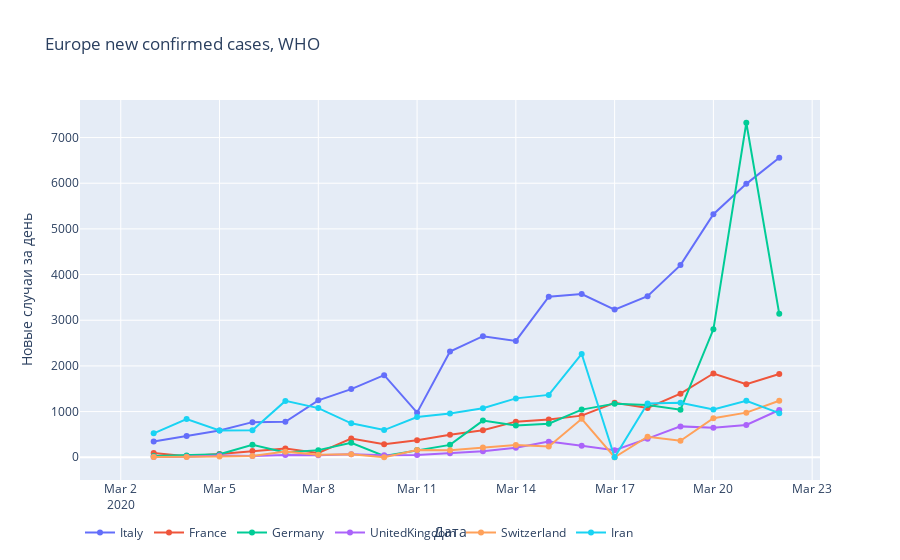
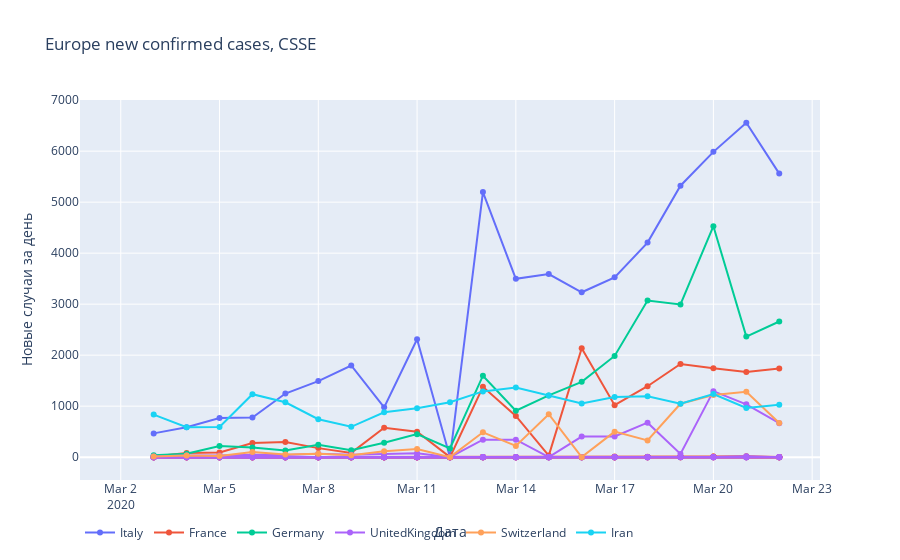
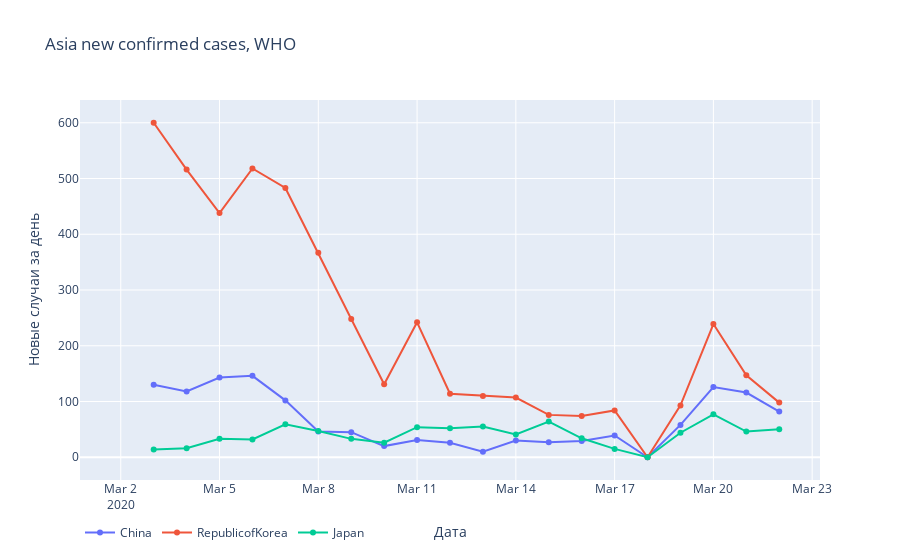
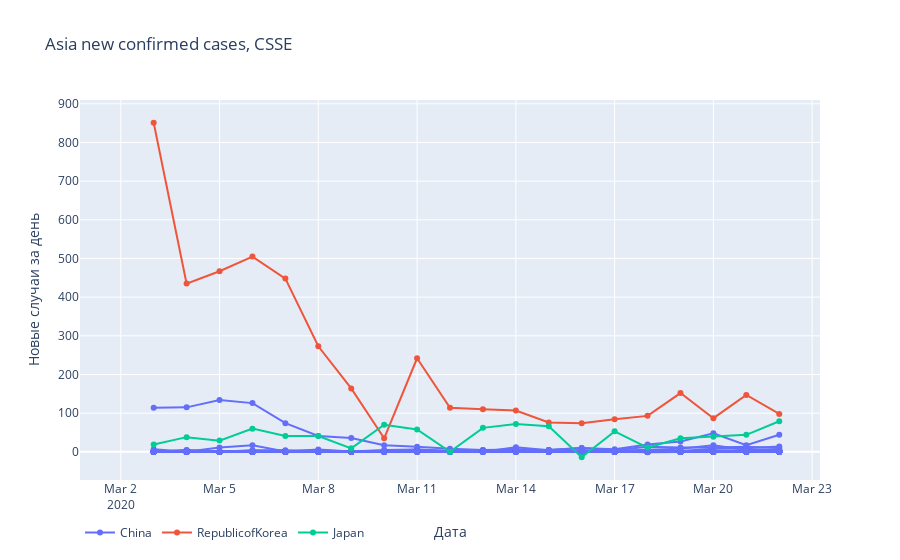

Notebook code for these charts, in order:
### Code cell
#Europe WHO
dataEuropeWHO = [
    go.Scatter(x=ItalyWHO['Date'],y=ItalyWHO['Value'], name='Italy', mode='lines+markers'),
    go.Scatter(x=FranceWHO['Date'],y=FranceWHO['Value'], name='France', mode='lines+markers'),
    go.Scatter(x=GermanyWHO['Date'],y=GermanyWHO['Value'], name='Germany', mode='lines+markers'),
    go.Scatter(x=UnitedKingdomWHO['Date'],y=UnitedKingdomWHO['Value'], name='UnitedKingdom', mode='lines+markers'),
    go.Scatter(x=SwitzerlandWHO['Date'],y=SwitzerlandWHO['Value'], name='Switzerland', mode='lines+markers'),
    go.Scatter(x=IranWHO['Date'],y=IranWHO['Value'], name='Iran', mode='lines+markers')
]

# plot titles and axis labels
layoutEuropeWHO = go.Layout(
    title='Europe new confirmed cases, WHO',
    xaxis=dict(title='Дата'),
    yaxis=dict(title='Новые случаи за день'),
    legend_orientation="h"
)

figEuropeWHO = go.Figure(data=dataEuropeWHO, layout=layoutEuropeWHO)

#Asia WHO
dataAsiaWHO = [
    go.Scatter(x=ChinaWHO['Date'],y=ChinaWHO['Value'], name='China', mode='lines+markers'),
    go.Scatter(x=RepublicofKoreaWHO['Date'],y=RepublicofKoreaWHO['Value'], name='RepublicofKorea', mode='lines+markers'),
    go.Scatter(x=JapanWHO['Date'],y=JapanWHO['Value'], name='Japan', mode='lines+markers')
]

# plot titles and axis labels
layoutAsiaWHO = go.Layout(
    title='Asia new confirmed cases, WHO',
    xaxis=dict(title='Дата'),
    yaxis=dict(title='Новые случаи за день'),
    legend_orientation="h"
)

figAsiaWHO = go.Figure(data=dataAsiaWHO, layout=layoutAsiaWHO)



#Europe CSSE
dataEuropeCSSE = [
    go.Scatter(x=ItalyCSSE['Date'],y=ItalyCSSE['Value'], name='Italy', mode='lines+markers'),
    go.Scatter(x=FranceCSSE['Date'],y=FranceCSSE['Value'], name='France', mode='lines+markers'),
    go.Scatter(x=GermanyCSSE['Date'],y=GermanyCSSE['Value'], name='Germany', mode='lines+markers'),
    go.Scatter(x=UnitedKingdomCSSE['Date'],y=UnitedKingdomCSSE['Value'], name='UnitedKingdom', mode='lines+markers'),
    go.Scatter(x=SwitzerlandCSSE['Date'],y=SwitzerlandCSSE['Value'], name='Switzerland', mode='lines+markers'),
    go.Scatter(x=IranCSSE['Date'],y=IranCSSE['Value'], name='Iran', mode='lines+markers')
]

# plot titles and axis labels
layoutEuropeCSSE = go.Layout(
    title='Europe new confirmed cases, CSSE',
    xaxis=dict(title='Дата'),
    yaxis=dict(title='Новые случаи за день'),
    legend_orientation="h"
)

figEuropeCSSE = go.Figure(data=dataEuropeCSSE, layout=layoutEuropeCSSE)


#Asia CSSE
dataAsiaCSSE = [
    go.Scatter(x=ChinaCSSE['Date'],y=ChinaCSSE['Value'], name='China', mode='lines+markers'),
    go.Scatter(x=RepublicofKoreaCSSE['Date'],y=RepublicofKoreaCSSE['Value'], name='RepublicofKorea', mode='lines+markers'),
    go.Scatter(x=JapanCSSE['Date'],y=JapanCSSE['Value'], name='Japan', mode='lines+markers')
]

# plot titles and axis labels
layoutAsiaCSSE = go.Layout(
    title='Asia new confirmed cases, CSSE',
    xaxis=dict(title='Дата'),
    yaxis=dict(title='Новые случаи за день'),
    legend_orientation="h"
)

figAsiaCSSE = go.Figure(data=dataAsiaCSSE, layout=layoutAsiaCSSE)


#USAll
dataUSAll = [
    go.Scatter(x=UnitedStatesofAmericaWHO['Date'],y=UnitedStatesofAmericaWHO['Value'], name='UnitedStatesofAmerica', mode='lines+markers'),
    go.Scatter(x=UnitedStatesofAmericaCSSE['Date'],y=UnitedStatesofAmericaCSSE['Value'], name='UnitedStatesofAmerica CSSE', mode='lines+markers')
]

# plot titles and axis labels
layoutUSAll = go.Layout(
    title='UnitedStatesofAmerica new confirmed cases',
    xaxis=dict(title='Дата'),
    yaxis=dict(title='Новые случаи за день'),
    showlegend=True,
    legend_orientation="h"
)

figUSAll = go.Figure(data=dataUSAll, layout=layoutUSAll)


#USStates CSSE
dataUSStatesCSSE = [
    go.Scatter(x=USWACSSE['Date'],y=USWACSSE['Value'], name='WA', mode='lines+markers'),
    go.Scatter(x=USNYCSSE['Date'],y=USNYCSSE['Value'], name='NY', mode='lines+markers'),
    go.Scatter(x=USNJCSSE['Date'],y=USNJCSSE['Value'], name='NJ', mode='lines+markers'),
    go.Scatter(x=USCACSSE['Date'],y=USCACSSE['Value'], name='CA', mode='lines+markers'),
    go.Scatter(x=USOthersCSSE['Date'],y=USOthersCSSE['Value'], name='others', mode='lines+markers')
]

# plot titles and axis labels
layoutUSStatesCSSE = go.Layout(
    title='UnitedStatesofAmerica new confirmed cases by states',
    xaxis=dict(title='Дата'),
    yaxis=dict(title='Новые случаи за день'),
    showlegend=True,
    legend_orientation="h"
)

figUSStatesCSSE = go.Figure(data=dataUSStatesCSSE, layout=layoutUSStatesCSSE)




#Global
dataGlobalAll = [
    go.Scatter(x=GlobalWHO['Date'],y=GlobalWHO['Value'], name='Global WHO', mode='lines+markers'),
    go.Scatter(x=GlobalCSSEG['Date'],y=GlobalCSSEG['Value'], name='Global CSSE', mode='lines+markers')
]

# plot titles and axis labels
layoutGlobalAll = go.Layout(
    title='Global new confirmed cases',
    xaxis=dict(title='Дата'),
    yaxis=dict(title='Новые случаи за день'),
    showlegend=True,
    legend_orientation="h"
)

figGlobalAll = go.Figure(data=dataGlobalAll, layout=layoutGlobalAll)




iplot(figEuropeWHO)
iplot(figEuropeCSSE)
iplot(figAsiaWHO)
iplot(figAsiaCSSE)
iplot(figUSAll)
iplot(figUSStatesCSSE)
iplot(figGlobalAll)

### Figure 1 — Plotly figure (JSON) as saved in the notebook; plotly's stock layout.template omitted (floating-point values rounded to 4 significant figures)
{"data": [{"mode": "lines+markers", "name": "Italy", "type": "scatter", "x": ["2020-03-02T00:00:00", "2020-03-03T00:00:00", "2020-03-04T00:00:00", "2020-03-05T00:00:00", "2020-03-06T00:00:00", "2020-03-07T00:00:00", "2020-03-08T00:00:00", "2020-03-09T00:00:00", "2020-03-10T00:00:00", "2020-03-11T00:00:00", "2020-03-12T00:00:00", "2020-03-13T00:00:00", "2020-03-14T00:00:00", "2020-03-15T00:00:00", "2020-03-16T00:00:00", "2020-03-17T00:00:00", "2020-03-18T00:00:00", "2020-03-19T00:00:00", "2020-03-20T00:00:00", "2020-03-21T00:00:00", "2020-03-22T00:00:00"], "y": [null, 347, 466, 587, 769, 778, 1247, 1492, 1797, 977, 2313, 2651, 2547, 3515, 3572, 3233, 3526, 4207, 5322, 5986, 6557]}, {"mode": "lines+markers", "name": "France", "type": "scatter", "x": ["2020-03-02T00:00:00", "2020-03-03T00:00:00", "2020-03-04T00:00:00", "2020-03-05T00:00:00", "2020-03-06T00:00:00", "2020-03-07T00:00:00", "2020-03-08T00:00:00", "2020-03-09T00:00:00", "2020-03-10T00:00:00", "2020-03-11T00:00:00", "2020-03-12T00:00:00", "2020-03-13T00:00:00", "2020-03-14T00:00:00", "2020-03-15T00:00:00", "2020-03-16T00:00:00", "2020-03-17T00:00:00", "2020-03-18T00:00:00", "2020-03-19T00:00:00", "2020-03-20T00:00:00", "2020-03-21T00:00:00", "2020-03-22T00:00:00"], "y": [null, 91, 21, 70, 138, 193, 93, 410, 286, 372, 495, 591, 780, 829, 911, 1193, 1079, 1391, 1834, 1598, 1821]}, {"mode": "lines+markers", "name": "Germany", "type": "scatter", "x": ["2020-03-02T00:00:00", "2020-03-03T00:00:00", "2020-03-04T00:00:00", "2020-03-05T00:00:00", "2020-03-06T00:00:00", "2020-03-07T00:00:00", "2020-03-08T00:00:00", "2020-03-09T00:00:00", "2020-03-10T00:00:00", "2020-03-11T00:00:00", "2020-03-12T00:00:00", "2020-03-13T00:00:00", "2020-03-14T00:00:00", "2020-03-15T00:00:00", "2020-03-16T00:00:00", "2020-03-17T00:00:00", "2020-03-18T00:00:00", "2020-03-19T00:00:00", "2020-03-20T00:00:00", "2020-03-21T00:00:00", "2020-03-22T00:00:00"], "y": [null, 28, 39, 66, 272, 105, 156, 317, 27, 157, 271, 802, 693, 733, 1043, 1174, 1144, 1042, 2801, 7324, 3140]}, {"mode": "lines+markers", "name": "UnitedKingdom", "type": "scatter", "x": ["2020-03-02T00:00:00", "2020-03-03T00:00:00", "2020-03-04T00:00:00", "2020-03-05T00:00:00", "2020-03-06T00:00:00", "2020-03-07T00:00:00", "2020-03-08T00:00:00", "2020-03-09T00:00:00", "2020-03-10T00:00:00", "2020-03-11T00:00:00", "2020-03-12T00:00:00", "2020-03-13T00:00:00", "2020-03-14T00:00:00", "2020-03-15T00:00:00", "2020-03-16T00:00:00", "2020-03-17T00:00:00", "2020-03-18T00:00:00", "2020-03-19T00:00:00", "2020-03-20T00:00:00", "2020-03-21T00:00:00", "2020-03-22T00:00:00"], "y": [null, 3, 12, 38, 29, 49, 43, 67, 46, 50, 87, 134, 208, 342, 251, 152, 407, 676, 647, 706, 1035]}, {"mode": "lines+markers", "name": "Switzerland", "type": "scatter", "x": ["2020-03-02T00:00:00", "2020-03-03T00:00:00", "2020-03-04T00:00:00", "2020-03-05T00:00:00", "2020-03-06T00:00:00", "2020-03-07T00:00:00", "2020-03-08T00:00:00", "2020-03-09T00:00:00", "2020-03-10T00:00:00", "2020-03-11T00:00:00", "2020-03-12T00:00:00", "2020-03-13T00:00:00", "2020-03-14T00:00:00", "2020-03-15T00:00:00", "2020-03-16T00:00:00", "2020-03-17T00:00:00", "2020-03-18T00:00:00", "2020-03-19T00:00:00", "2020-03-20T00:00:00", "2020-03-21T00:00:00", "2020-03-22T00:00:00"], "y": [null, 6, 7, 19, 30, 123, 55, 68, 0, 159, 154, 213, 267, 234, 841, 0, 450, 360, 853, 977, 1237]}, {"mode": "lines+markers", "name": "Iran", "type": "scatter", "x": ["2020-03-02T00:00:00", "2020-03-03T00:00:00", "2020-03-04T00:00:00", "2020-03-05T00:00:00", "2020-03-06T00:00:00", "2020-03-07T00:00:00", "2020-03-08T00:00:00", "2020-03-09T00:00:00", "2020-03-10T00:00:00", "2020-03-11T00:00:00", "2020-03-12T00:00:00", "2020-03-13T00:00:00", "2020-03-14T00:00:00", "2020-03-15T00:00:00", "2020-03-16T00:00:00", "2020-03-17T00:00:00", "2020-03-18T00:00:00", "2020-03-19T00:00:00", "2020-03-20T00:00:00", "2020-03-21T00:00:00", "2020-03-22T00:00:00"], "y": [null, 523, 835, 586, 591, 1234, 1076, 743, 595, 881, 958, 1075, 1289, 1365, 2262, 0, 1178, 1192, 1046, 1237, 966]}], "layout": {"legend": {"orientation": "h"}, "title": {"text": "Europe new confirmed cases, WHO"}, "xaxis": {"title": {"text": "Дата"}}, "yaxis": {"title": {"text": "Новые случаи за день"}}}}

### Figure 2 — Plotly figure (JSON) as saved in the notebook; plotly's stock layout.template omitted (floating-point values rounded to 4 significant figures; data arrays with more than 128 entries replaced by an {"elided": "..."} marker saying what was removed)
{"data": [{"mode": "lines+markers", "name": "Italy", "type": "scatter", "x": ["2020-03-02T00:00:00", "2020-03-03T00:00:00", "2020-03-04T00:00:00", "2020-03-05T00:00:00", "2020-03-06T00:00:00", "2020-03-07T00:00:00", "2020-03-08T00:00:00", "2020-03-09T00:00:00", "2020-03-10T00:00:00", "2020-03-11T00:00:00", "2020-03-12T00:00:00", "2020-03-13T00:00:00", "2020-03-14T00:00:00", "2020-03-15T00:00:00", "2020-03-16T00:00:00", "2020-03-17T00:00:00", "2020-03-18T00:00:00", "2020-03-19T00:00:00", "2020-03-20T00:00:00", "2020-03-21T00:00:00", "2020-03-22T00:00:00"], "y": [null, 466, 587, 769, 778, 1247, 1492, 1797, 977, 2313, 0, 5198, 3497, 3590, 3233, 3526, 4207, 5322, 5986, 6557, 5560]}, {"mode": "lines+markers", "name": "France", "type": "scatter", "x": {"elided": "189 str values"}, "y": {"elided": "189 int values"}}, {"mode": "lines+markers", "name": "Germany", "type": "scatter", "x": ["2020-03-02T00:00:00", "2020-03-03T00:00:00", "2020-03-04T00:00:00", "2020-03-05T00:00:00", "2020-03-06T00:00:00", "2020-03-07T00:00:00", "2020-03-08T00:00:00", "2020-03-09T00:00:00", "2020-03-10T00:00:00", "2020-03-11T00:00:00", "2020-03-12T00:00:00", "2020-03-13T00:00:00", "2020-03-14T00:00:00", "2020-03-15T00:00:00", "2020-03-16T00:00:00", "2020-03-17T00:00:00", "2020-03-18T00:00:00", "2020-03-19T00:00:00", "2020-03-20T00:00:00", "2020-03-21T00:00:00", "2020-03-22T00:00:00"], "y": [null, 37, 66, 220, 188, 129, 241, 136, 281, 451, 170, 1597, 910, 1210, 1477, 1985, 3070, 2993, 4528, 2365, 2660]}, {"mode": "lines+markers", "name": "UnitedKingdom", "type": "scatter", "x": {"elided": "147 str values"}, "y": {"elided": "147 int values"}}, {"mode": "lines+markers", "name": "Switzerland", "type": "scatter", "x": ["2020-03-02T00:00:00", "2020-03-03T00:00:00", "2020-03-04T00:00:00", "2020-03-05T00:00:00", "2020-03-06T00:00:00", "2020-03-07T00:00:00", "2020-03-08T00:00:00", "2020-03-09T00:00:00", "2020-03-10T00:00:00", "2020-03-11T00:00:00", "2020-03-12T00:00:00", "2020-03-13T00:00:00", "2020-03-14T00:00:00", "2020-03-15T00:00:00", "2020-03-16T00:00:00", "2020-03-17T00:00:00", "2020-03-18T00:00:00", "2020-03-19T00:00:00", "2020-03-20T00:00:00", "2020-03-21T00:00:00", "2020-03-22T00:00:00"], "y": [null, 14, 34, 24, 100, 54, 69, 37, 117, 161, 0, 487, 220, 841, 0, 500, 328, 1047, 1219, 1281, 670]}, {"mode": "lines+markers", "name": "Iran", "type": "scatter", "x": ["2020-03-02T00:00:00", "2020-03-03T00:00:00", "2020-03-04T00:00:00", "2020-03-05T00:00:00", "2020-03-06T00:00:00", "2020-03-07T00:00:00", "2020-03-08T00:00:00", "2020-03-09T00:00:00", "2020-03-10T00:00:00", "2020-03-11T00:00:00", "2020-03-12T00:00:00", "2020-03-13T00:00:00", "2020-03-14T00:00:00", "2020-03-15T00:00:00", "2020-03-16T00:00:00", "2020-03-17T00:00:00", "2020-03-18T00:00:00", "2020-03-19T00:00:00", "2020-03-20T00:00:00", "2020-03-21T00:00:00", "2020-03-22T00:00:00"], "y": [null, 835, 586, 591, 1234, 1076, 743, 595, 881, 958, 1075, 1289, 1365, 1209, 1053, 1178, 1192, 1046, 1237, 966, 1028]}], "layout": {"legend": {"orientation": "h"}, "title": {"text": "Europe new confirmed cases, CSSE"}, "xaxis": {"title": {"text": "Дата"}}, "yaxis": {"title": {"text": "Новые случаи за день"}}}}

### Figure 3 — Plotly figure (JSON) as saved in the notebook; plotly's stock layout.template omitted (floating-point values rounded to 4 significant figures)
{"data": [{"mode": "lines+markers", "name": "China", "type": "scatter", "x": ["2020-03-02T00:00:00", "2020-03-03T00:00:00", "2020-03-04T00:00:00", "2020-03-05T00:00:00", "2020-03-06T00:00:00", "2020-03-07T00:00:00", "2020-03-08T00:00:00", "2020-03-09T00:00:00", "2020-03-10T00:00:00", "2020-03-11T00:00:00", "2020-03-12T00:00:00", "2020-03-13T00:00:00", "2020-03-14T00:00:00", "2020-03-15T00:00:00", "2020-03-16T00:00:00", "2020-03-17T00:00:00", "2020-03-18T00:00:00", "2020-03-19T00:00:00", "2020-03-20T00:00:00", "2020-03-21T00:00:00", "2020-03-22T00:00:00"], "y": [null, 130, 118, 143, 146, 102, 46, 45, 20, 31, 26, 10, 30, 27, 29, 39, 0, 58, 126, 116, 82]}, {"mode": "lines+markers", "name": "RepublicofKorea", "type": "scatter", "x": ["2020-03-02T00:00:00", "2020-03-03T00:00:00", "2020-03-04T00:00:00", "2020-03-05T00:00:00", "2020-03-06T00:00:00", "2020-03-07T00:00:00", "2020-03-08T00:00:00", "2020-03-09T00:00:00", "2020-03-10T00:00:00", "2020-03-11T00:00:00", "2020-03-12T00:00:00", "2020-03-13T00:00:00", "2020-03-14T00:00:00", "2020-03-15T00:00:00", "2020-03-16T00:00:00", "2020-03-17T00:00:00", "2020-03-18T00:00:00", "2020-03-19T00:00:00", "2020-03-20T00:00:00", "2020-03-21T00:00:00", "2020-03-22T00:00:00"], "y": [null, 600, 516, 438, 518, 483, 367, 248, 131, 242, 114, 110, 107, 76, 74, 84, 0, 93, 239, 147, 98]}, {"mode": "lines+markers", "name": "Japan", "type": "scatter", "x": ["2020-03-02T00:00:00", "2020-03-03T00:00:00", "2020-03-04T00:00:00", "2020-03-05T00:00:00", "2020-03-06T00:00:00", "2020-03-07T00:00:00", "2020-03-08T00:00:00", "2020-03-09T00:00:00", "2020-03-10T00:00:00", "2020-03-11T00:00:00", "2020-03-12T00:00:00", "2020-03-13T00:00:00", "2020-03-14T00:00:00", "2020-03-15T00:00:00", "2020-03-16T00:00:00", "2020-03-17T00:00:00", "2020-03-18T00:00:00", "2020-03-19T00:00:00", "2020-03-20T00:00:00", "2020-03-21T00:00:00", "2020-03-22T00:00:00"], "y": [null, 14, 16, 33, 32, 59, 47, 33, 26, 54, 52, 55, 41, 64, 34, 15, 0, 44, 77, 46, 50]}], "layout": {"legend": {"orientation": "h"}, "title": {"text": "Asia new confirmed cases, WHO"}, "xaxis": {"title": {"text": "Дата"}}, "yaxis": {"title": {"text": "Новые случаи за день"}}}}

### Figure 4 — Plotly figure (JSON) as saved in the notebook; plotly's stock layout.template omitted (floating-point values rounded to 4 significant figures; data arrays with more than 128 entries replaced by an {"elided": "..."} marker saying what was removed)
{"data": [{"mode": "lines+markers", "name": "China", "type": "scatter", "x": {"elided": "693 str values"}, "y": {"elided": "693 int values"}}, {"mode": "lines+markers", "name": "RepublicofKorea", "type": "scatter", "x": ["2020-03-02T00:00:00", "2020-03-03T00:00:00", "2020-03-04T00:00:00", "2020-03-05T00:00:00", "2020-03-06T00:00:00", "2020-03-07T00:00:00", "2020-03-08T00:00:00", "2020-03-09T00:00:00", "2020-03-10T00:00:00", "2020-03-11T00:00:00", "2020-03-12T00:00:00", "2020-03-13T00:00:00", "2020-03-14T00:00:00", "2020-03-15T00:00:00", "2020-03-16T00:00:00", "2020-03-17T00:00:00", "2020-03-18T00:00:00", "2020-03-19T00:00:00", "2020-03-20T00:00:00", "2020-03-21T00:00:00", "2020-03-22T00:00:00"], "y": [null, 851, 435, 467, 505, 448, 273, 164, 35, 242, 114, 110, 107, 76, 74, 84, 93, 152, 87, 147, 98]}, {"mode": "lines+markers", "name": "Japan", "type": "scatter", "x": ["2020-03-02T00:00:00", "2020-03-03T00:00:00", "2020-03-04T00:00:00", "2020-03-05T00:00:00", "2020-03-06T00:00:00", "2020-03-07T00:00:00", "2020-03-08T00:00:00", "2020-03-09T00:00:00", "2020-03-10T00:00:00", "2020-03-11T00:00:00", "2020-03-12T00:00:00", "2020-03-13T00:00:00", "2020-03-14T00:00:00", "2020-03-15T00:00:00", "2020-03-16T00:00:00", "2020-03-17T00:00:00", "2020-03-18T00:00:00", "2020-03-19T00:00:00", "2020-03-20T00:00:00", "2020-03-21T00:00:00", "2020-03-22T00:00:00"], "y": [null, 19, 38, 29, 60, 41, 41, 9, 70, 58, 0, 62, 72, 66, -14, 53, 11, 35, 39, 44, 79]}], "layout": {"legend": {"orientation": "h"}, "title": {"text": "Asia new confirmed cases, CSSE"}, "xaxis": {"title": {"text": "Дата"}}, "yaxis": {"title": {"text": "Новые случаи за день"}}}}
